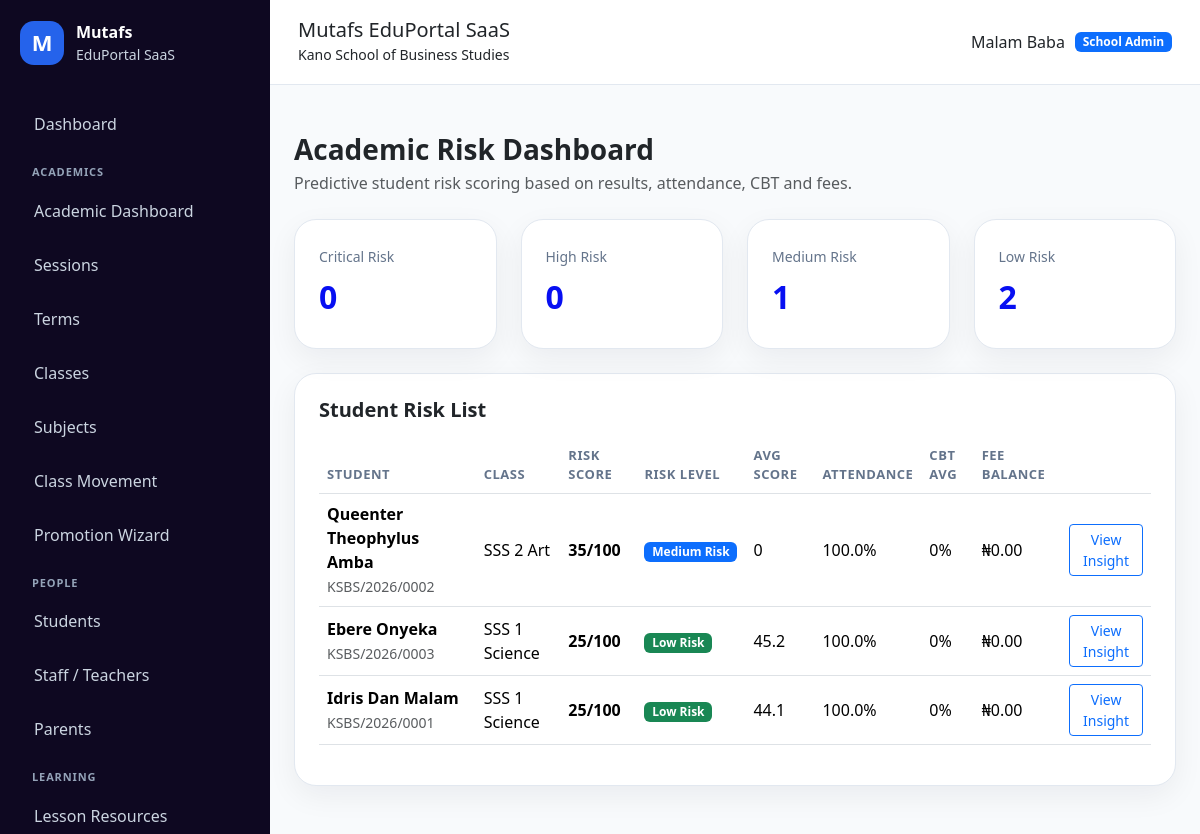
/intelligence/risk-dashboard/ (signed in), run on the app's committed database.
### apps/schools/models.py (models this page shows, shortened)
class School(models.Model):
    class SubscriptionStatus(models.TextChoices):
        TRIAL = "TRIAL", "Trial"
        ACTIVE = "ACTIVE", "Active"
        EXPIRED = "EXPIRED", "Expired"
        SUSPENDED = "SUSPENDED", "Suspended"
    name = models.CharField(max_length=255)
    slug = models.SlugField(max_length=255, unique=True, db_index=True)
    portal_subpath = models.SlugField(
        max_length=255,
        unique=True,
        help_text="Public portal path, e.g. berachah-school",
    )
    code = models.CharField(max_length=50, unique=True, db_index=True)
    email = models.EmailField(blank=True)
    phone = models.CharField(max_length=30, blank=True)
    address = models.TextField(blank=True)
    logo = models.ImageField(upload_to="school_logos/", blank=True, null=True)
    result_stamp = models.ImageField(
        upload_to="school_stamps/",
        blank=True,
        null=True,
    )
    is_active = models.BooleanField(default=True)
    is_verified = models.BooleanField(default=False)
    subscription_status = models.CharField(
        max_length=20,
        choices=SubscriptionStatus.choices,
        default=SubscriptionStatus.TRIAL,
        db_index=True,
    )
    subscription_start_date = models.DateField(null=True, blank=True)
    subscription_end_date = models.DateField(null=True, blank=True)
    result_checker_enabled = models.BooleanField(default=True)
    cbt_enabled = models.BooleanField(default=True)
    finance_enabled = models.BooleanField(default=True)
    parent_portal_enabled = models.BooleanField(default=True)
    custom_domain = models.CharField(
        max_length=255,
        blank=True,
        db_index=True,
        help_text="Example: schoolname.com",
    )
    subdomain = models.SlugField(
        max_length=100,
        blank=True,
        db_index=True,
        help_text="Example: brightstar",
    )
    primary_color = models.CharField(
        max_length=20,
        default="#2563eb",
    )
    secondary_color = models.CharField(
        max_length=20,
        default="#0f172a",
    )
    accent_color = models.CharField(
        max_length=20,
        default="#22c55e",
    )
    maintenance_mode = models.BooleanField(default=False)
    maintenance_message = models.TextField(
        blank=True,
        default="This school portal is temporarily under maintenance.",
    )
    storage_limit_mb = models.PositiveIntegerField(default=500)
    allow_custom_branding = models.BooleanField(default=True)
    created_at = models.DateTimeField(auto_now_add=True)
    updated_at = models.DateTimeField(auto_now=True)
    class Meta:
        ordering = ["name"]
        indexes = [
            models.Index(fields=["slug"]),
            models.Index(fields=["portal_subpath"]),
            models.Index(fields=["subscription_status"]),
            models.Index(fields=["is_active"]),
        ]
    @property
    def is_subscription_expired(self):
        if not self.subscription_end_date:
            return False
        return timezone.localdate() > self.subscription_end_date

### apps/accounts/models.py (models this page shows, shortened)
class User(AbstractUser):
    class Role(models.TextChoices):
        SUPER_ADMIN = "SUPER_ADMIN", "Super Admin"
        SCHOOL_ADMIN = "SCHOOL_ADMIN", "School Admin"
        TEACHER = "TEACHER", "Teacher"
        STUDENT = "STUDENT", "Student"
        PARENT = "PARENT", "Parent/Guardian"
    email = models.EmailField(unique=True)
    role = models.CharField(
        max_length=30,
        choices=Role.choices,
        default=Role.STUDENT,
        db_index=True,
    )
    school = models.ForeignKey(
        "schools.School",
        on_delete=models.SET_NULL,
        null=True,
        blank=True,
        related_name="users",
    )
    phone = models.CharField(max_length=30, blank=True)
    profile_picture = models.ImageField(
        upload_to="profiles/",
        blank=True,
        null=True,
    )
    must_change_password = models.BooleanField(default=False)
    last_login_ip = models.GenericIPAddressField(null=True, blank=True)
    last_activity_at = models.DateTimeField(null=True, blank=True)
    failed_login_attempts = models.PositiveIntegerField(default=0)
    created_at = models.DateTimeField(auto_now_add=True)
    updated_at = models.DateTimeField(auto_now=True)
    REQUIRED_FIELDS = ["email"]
    class Meta:
        indexes = [
            models.Index(fields=["role"]),
            models.Index(fields=["school", "role"]),
            models.Index(fields=["email"]),
        ]
    @property
    def is_super_admin(self):
        return self.role == self.Role.SUPER_ADMIN
    @property
    def is_school_admin(self):
        return self.role == self.Role.SCHOOL_ADMIN
    @property
    def is_teacher(self):
        return self.role == self.Role.TEACHER
    @property
    def is_student(self):
        return self.role == self.Role.STUDENT
    @property
    def is_parent(self):
        return self.role == self.Role.PARENT

### apps/students/models.py (models this page shows, shortened)
class StudentProfile(models.Model):
    class Gender(models.TextChoices):
        MALE = "MALE", "Male"
        FEMALE = "FEMALE", "Female"
    class Status(models.TextChoices):
        ACTIVE = "ACTIVE", "Active"
        GRADUATED = "GRADUATED", "Graduated"
        TRANSFERRED = "TRANSFERRED", "Transferred"
        SUSPENDED = "SUSPENDED", "Suspended"
        WITHDRAWN = "WITHDRAWN", "Withdrawn"
    user = models.OneToOneField(
        settings.AUTH_USER_MODEL,
        on_delete=models.CASCADE,
        related_name="student_profile",
    )
    school = models.ForeignKey(
        "schools.School",
        on_delete=models.CASCADE,
        related_name="students",
    )
    current_class = models.ForeignKey(
        "academics.SchoolClass",
        on_delete=models.SET_NULL,
        null=True,
        blank=True,
        related_name="students",
    )
    admission_number = models.CharField(max_length=50, unique=True, db_index=True)
    passkey = models.CharField(max_length=20, unique=True, db_index=True)
    result_token = models.CharField(max_length=80, unique=True, blank=True, db_index=True)
    result_qr = models.ImageField(upload_to="result_qr_codes/", blank=True, null=True)
    surname = models.CharField(max_length=100, db_index=True)
    first_name = models.CharField(max_length=100)
    middle_name = models.CharField(max_length=100, blank=True)
    gender = models.CharField(max_length=10, choices=Gender.choices)
    date_of_birth = models.DateField(null=True, blank=True)
    passport = models.ImageField(upload_to="student_passports/", blank=True, null=True)
    guardian_name = models.CharField(max_length=150, blank=True)
    guardian_phone = models.CharField(max_length=30, blank=True)
    guardian_email = models.EmailField(blank=True)
    address = models.TextField(blank=True)
    status = models.CharField(max_length=20, choices=Status.choices, default=Status.ACTIVE)
    admission_date = models.DateField(default=timezone.localdate)
    created_at = models.DateTimeField(auto_now_add=True)
    updated_at = models.DateTimeField(auto_now=True)
    class Meta:
        ordering = ["surname", "first_name"]
        indexes = [
            models.Index(fields=["school", "current_class"]),
            models.Index(fields=["school", "status"]),
            models.Index(fields=["surname"]),
            models.Index(fields=["admission_number"]),
            models.Index(fields=["passkey"]),
        ]
    @property
    def full_name(self):
        names = [self.surname, self.first_name, self.middle_name]
        return " ".join([name for name in names if name]).strip()

### apps/academics/models.py (models this page shows, shortened)
class SchoolClass(models.Model):
    class Category(models.TextChoices):
        NURSERY = "NURSERY", "Nursery"
        PRIMARY = "PRIMARY", "Primary"
        JSS = "JSS", "Junior Secondary"
        SSS = "SSS", "Senior Secondary"
    school = models.ForeignKey(
        "schools.School",
        on_delete=models.CASCADE,
        related_name="classes",
    )
    name = models.CharField(max_length=100)
    category = models.CharField(max_length=20, choices=Category.choices)
    position_order = models.PositiveIntegerField(default=0)
    is_active = models.BooleanField(default=True)
    created_at = models.DateTimeField(auto_now_add=True)
    class Meta:
        ordering = ["position_order", "name"]
        unique_together = ("school", "name")

### apps/intelligence/views.py (the view)
# urls.py: path("risk-dashboard/", views.academic_risk_dashboard, name="academic_risk_dashboard"),
@login_required
@role_required(User.Role.SCHOOL_ADMIN, User.Role.TEACHER)
def academic_risk_dashboard(request):
    school = request.user.school
    risk_rows = get_school_risk_students(school)
    critical_count = len([r for r in risk_rows if r["risk_level"] == "CRITICAL"])
    high_count = len([r for r in risk_rows if r["risk_level"] == "HIGH"])
    medium_count = len([r for r in risk_rows if r["risk_level"] == "MEDIUM"])
    low_count = len([r for r in risk_rows if r["risk_level"] == "LOW"])
    return render(request, "intelligence/risk_dashboard.html", {
        "risk_rows": risk_rows,
        "critical_count": critical_count,
        "high_count": high_count,
        "medium_count": medium_count,
        "low_count": low_count,
    })

### templates/intelligence/risk_dashboard.html
{% extends "base.html" %}
{% block content %}
<div class="container-fluid py-4">
    <div class="d-flex justify-content-between align-items-center mb-4">
        <div>
            <h3 class="fw-bold mb-1">Academic Risk Dashboard</h3>
            <p class="text-muted mb-0">
                Predictive student risk scoring based on results, attendance, CBT and fees.
            </p>
        </div>
    </div>
    <div class="row g-4 mb-4">
        <div class="col-md-3">
            <div class="stat-card">
                <span>Critical Risk</span>
                <h2 class="text-danger">{{ critical_count }}</h2>
            </div>
        </div>
        <div class="col-md-3">
            <div class="stat-card">
                <span>High Risk</span>
                <h2 class="text-warning">{{ high_count }}</h2>
            </div>
        </div>
        <div class="col-md-3">
            <div class="stat-card">
                <span>Medium Risk</span>
                <h2 class="text-primary">{{ medium_count }}</h2>
            </div>
        </div>
        <div class="col-md-3">
            <div class="stat-card">
                <span>Low Risk</span>
                <h2 class="text-success">{{ low_count }}</h2>
            </div>
        </div>
    </div>
    <div class="content-card">
        <h5 class="fw-bold mb-3">Student Risk List</h5>
        <div class="table-responsive">
            <table class="table align-middle">
                <thead>
                    <tr>
                        <th>Student</th>
                        <th>Class</th>
                        <th>Risk Score</th>
                        <th>Risk Level</th>
                        <th>Avg Score</th>
                        <th>Attendance</th>
                        <th>CBT Avg</th>
                        <th>Fee Balance</th>
                        <th></th>
                    </tr>
                </thead>
                <tbody>
                    {% for row in risk_rows %}
                        <tr>
                            <td>
                                <strong>{{ row.student.full_name }}</strong><br>
                                <small class="text-muted">{{ row.student.admission_number }}</small>
                            </td>
                            <td>{{ row.student.current_class.name|default:"—" }}</td>
                            <td>
                                <strong>{{ row.risk_score }}/100</strong>
                            </td>
                            <td>
                                {% if row.risk_level == "CRITICAL" %}
                                    <span class="badge bg-danger">{{ row.risk_label }}</span>
                                {% elif row.risk_level == "HIGH" %}
                                    <span class="badge bg-warning text-dark">{{ row.risk_label }}</span>
                                {% elif row.risk_level == "MEDIUM" %}
                                    <span class="badge bg-primary">{{ row.risk_label }}</span>
                                {% else %}
                                    <span class="badge bg-success">{{ row.risk_label }}</span>
                                {% endif %}
                            </td>
                            <td>{{ row.average_score }}</td>
                            <td>{{ row.attendance_percentage }}%</td>
                            <td>{{ row.cbt_average }}%</td>
                            <td>₦{{ row.fee_balance }}</td>
                            <td class="text-end">
                                <a href="{% url 'student_academic_insight' row.student.id %}"
                                   class="btn btn-sm btn-outline-primary">
                                    View Insight
                                </a>
                            </td>
                        </tr>
                    {% empty %}
                        <tr>
                            <td colspan="9" class="text-center text-muted py-4">
                                No students found.
                            </td>
                        </tr>
                    {% endfor %}
                </tbody>
            </table>
        </div>
    </div>
</div>
{% endblock %}

### templates/partials/navbar.html
<header class="topbar">
    <div>
        <h5 class="mb-0">{{ APP_NAME }}</h5>
        {% if current_school %}
            <small>{{ current_school.name }}</small>
        {% else %}
            <small>{{ COMPANY_NAME }}</small>
        {% endif %}
    </div>
    <div class="topbar-user">
        {% if request.user.is_authenticated %}
            <span>{{ request.user.get_full_name|default:request.user.username }}</span>
            <span class="badge bg-primary">{{ request.user.get_role_display }}</span>
        {% endif %}
    </div>
</header>

### data on the page
School: name "Kano School of Business Studies"
User: user.get_full_name "Malam Baba", user.role "School Admin"
StudentProfile: student.full_name "Queenter Theophylus Amba", student.admission_number "KSBS/2026/0002", student.current_class.name "SSS 2 Art", risk_score "35", risk_label "Medium Risk", average_score "0", attendance_percentage "100.0", cbt_average "0", fee_balance "0.00"
StudentProfile: student.full_name "Ebere Onyeka", student.admission_number "KSBS/2026/0003", student.current_class.name "SSS 1 Science", risk_score "25", risk_label "Low Risk", average_score "45.2", attendance_percentage "100.0", cbt_average "0", fee_balance "0.00"
StudentProfile: student.full_name "Idris Dan Malam", student.admission_number "KSBS/2026/0001", student.current_class.name "SSS 1 Science", risk_score "25", risk_label "Low Risk", average_score "44.1", attendance_percentage "100.0", cbt_average "0", fee_balance "0.00"

### other printed values
{{ APP_NAME }} "Mutafs EduPortal SaaS"
{{ critical_count }} "0"
{{ high_count }} "0"
{{ medium_count }} "1"
{{ low_count }} "2"
